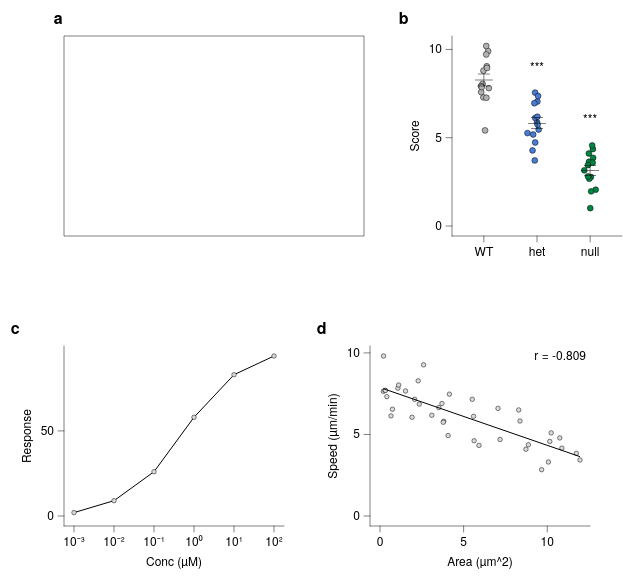

The specification (Vega-Lite) saved for this image:
### Vega-Lite specification from a JSON file in a GitHub repository (floating-point values rounded to 4 significant figures)
{"background": null, "config": {"arc": {"fill": "#DBDBDB", "fillOpacity": 1.0, "innerRadius": 25.0, "padAngle": 0.03, "stroke": "black", "strokeOpacity": 1, "strokeWidth": 0.25}, "area": {"fill": "#DBDBDB", "fillOpacity": 1.0, "stroke": "black", "strokeOpacity": 1, "strokeWidth": 0.25}, "axis": {"domain": true, "domainCap": "round", "domainColor": "black", "domainWidth": 0.25, "grid": false, "gridCap": "round", "gridColor": "#F1F1F1", "gridDash": [0, 0], "gridOpacity": 1.0, "gridWidth": 0.25, "labelColor": "black", "labelFont": "Helvetica Neue, HelveticaNeue, Helvetica, Arial, sans-serif", "labelFontSize": 6, "labelFontStyle": "normal", "labelFontWeight": 400, "offset": 0, "ticks": true, "tickCap": "round", "tickColor": "black", "tickRound": false, "tickSize": 3, "tickWidth": 0.25, "titleColor": "black", "titleFont": "Helvetica Neue, HelveticaNeue, Helvetica, Arial, sans-serif", "titleFontSize": 6, "titleFontStyle": "normal", "titleFontWeight": 400}, "axisX": {"domain": true, "labelAlign": "center", "labelAngle": 0, "labels": true, "ticks": true, "translate": 0}, "axisY": {"domain": true, "labelAlign": "right", "labelAngle": 0, "labels": true, "ticks": true, "translate": 0}, "axisRight": {"domain": true, "labelAlign": "left", "labelAngle": 0, "labels": true, "ticks": true, "translate": 0}, "axisTop": {"domain": true, "labelAlign": "center", "labelAngle": 0, "labels": true, "ticks": true, "translate": 0}, "axisBand": {"tickOffset": 0}, "bar": {"fill": "#DBDBDB", "fillOpacity": 1.0, "stroke": "black", "strokeOpacity": 1, "strokeWidth": 0.25}, "boxplot": {"size": 9.0, "ticks": {"cornerRadius": 0.25, "fill": "black", "opacity": 1, "size": 4.5, "thickness": 0.25}, "box": {"fillOpacity": 1.0, "stroke": "black", "strokeOpacity": 1, "strokeWidth": 0.25}, "median": {"cornerRadius": 0, "fill": "black", "fillOpacity": 1.0, "opacity": 1, "size": 9.0, "thickness": 0.25}, "rule": {"fill": "black", "fillOpacity": 1.0, "size": 10.0, "stroke": "black", "strokeDash": [0, 0], "strokeOpacity": 1, "strokeWidth": 0.25}, "outliers": {"color": "black", "fill": "black", "fillOpacity": 1.0, "size": 0, "stroke": "black", "strokeOpacity": 1, "strokeWidth": 0.25}}, "circle": {"fill": "black", "fillOpacity": 1.0, "size": 1.25, "stroke": null, "strokeOpacity": 1, "strokeWidth": 0.25}, "errorband": {"band": {"fillOpacity": 0.6, "stroke": null, "strokeWidth": 0.25, "strokeOpacity": 1}, "borders": {"opacity": 0, "strokeOpacity": 1, "strokeWidth": 0.25}}, "errorbar": {"opacity": 1, "rule": {"strokeDash": [0, 0], "strokeWidth": 0.25}, "ticks": {"color": "black", "cornerRadius": 0.125, "opacity": 1, "size": 6.0, "thickness": 0.25}, "thickness": 0.25}, "font": "Helvetica Neue, HelveticaNeue, Helvetica, Arial, sans-serif", "geoshape": {"fill": "#DBDBDB", "fillOpacity": 1.0, "stroke": "black", "strokeOpacity": 1, "strokeWidth": 0.25}, "header": {"labelColor": "black", "labelFont": "Helvetica Neue, HelveticaNeue, Helvetica, Arial, sans-serif", "labelFontSize": 6, "labelFontStyle": "normal", "labelFontWeight": 400, "titleColor": "black", "titleFont": "Helvetica Neue, HelveticaNeue, Helvetica, Arial, sans-serif", "titleFontSize": 6, "titleFontStyle": "normal", "titleFontWeight": 400, "titlePadding": 0}, "legend": {"disable": false, "offset": 4.5, "titlePadding": 4, "labelOffset": 2, "gradientLabelOffset": 2, "columnPadding": 4, "rowPadding": 2, "gradientLength": 50.0, "gradientThickness": 5.0, "gradientOpacity": 1.0, "gradientStrokeColor": "black", "gradientStrokeWidth": 0.25, "labelColor": "black", "labelFont": "Helvetica Neue, HelveticaNeue, Helvetica, Arial, sans-serif", "labelFontSize": 6, "labelFontStyle": "normal", "labelFontWeight": 400, "strokeColor": "black", "strokeWidth": 0, "symbolSize": 36, "symbolStrokeColor": "black", "symbolStrokeWidth": 0.25, "titleColor": "black", "titleFont": "Helvetica Neue, HelveticaNeue, Helvetica, Arial, sans-serif", "titleFontSize": 6, "titleFontStyle": "normal", "titleFontWeight": 400}, "line": {"color": "black", "stroke": "black", "strokeCap": "butt", "strokeDash": [0, 0], "strokeOpacity": 1, "strokeWidth": 0.5}, "point": {"filled": true, "fill": "#DBDBDB", "fillOpacity": 1.0, "size": 5.0, "stroke": "black", "strokeOpacity": 1, "strokeWidth": 0.25}, "range": {"category": ["#B2B2B2", "#4A7CD3", "#008542", "#664CAF", "#509F98", "#636363", "#284F93", "#005226", "#382864", "#285753"], "diverging": {"scheme": ["#443E60", "#5F597E", "#7C759B", "#9994B6", "#B7B4CC", "#D6D5DC", "#F6F6F6", "#D1DAD9", "#A4C2BF", "#7AA9A4", "#578E89", "#37736E", "#1B5954"]}, "heatmap": {"scheme": ["#440154", "#472270", "#433E82", "#38598C", "#2C728E", "#238A8D", "#24A086", "#39B578", "#5DC862", "#96D646", "#CAE02D", "#FDE724"]}, "ordinal": {"scheme": ["#F1F1F1", "#DBDBDB", "#C6C6C6", "#B2B2B2", "#9D9D9D", "#898989", "#767676", "#636363", "#515151", "#404040", "#2F2F2F", "#1F1F1F"]}, "ramp": {"scheme": ["#440154", "#472270", "#433E82", "#38598C", "#2C728E", "#238A8D", "#24A086", "#39B578", "#5DC862", "#96D646", "#CAE02D", "#FDE724"]}}, "rule": {"color": "black", "stroke": "black", "strokeCap": "round", "strokeDash": [2, 2], "strokeOpacity": 1, "strokeWidth": 0.25}, "scale": {"barBandPaddingInner": 0.1, "rectBandPaddingInner": 0, "tickBandPaddingInner": 0.1, "bandPaddingOuter": 0.1, "bandWithNestedOffsetPaddingInner": 0.2, "bandWithNestedOffsetPaddingOuter": 0.2, "offsetBandPaddingInner": 0, "offsetBandPaddingOuter": 0, "continuousPadding": 5.0, "round": false}, "rect": {"fill": "#DBDBDB", "fillOpacity": 1.0, "stroke": "black", "strokeOpacity": 1, "strokeWidth": 0.25}, "square": {"fill": "#DBDBDB", "fillOpacity": 1.0, "size": 10.0, "stroke": "black", "strokeOpacity": 1, "strokeWidth": 0.25}, "text": {"color": "black", "font": "Helvetica Neue, HelveticaNeue, Helvetica, Arial, sans-serif", "fontSize": 6, "fontStyle": "normal", "fontWeight": 400}, "tick": {"color": "black", "cornerRadius": 0.125, "opacity": 1.0, "size": 9.0, "thickness": 0.25}, "title": {"anchor": "middle", "frame": "group", "color": "black", "font": "Helvetica Neue, HelveticaNeue, Helvetica, Arial, sans-serif", "fontSize": 6, "fontStyle": "normal", "fontWeight": 400, "subtitleColor": "black", "subtitleFont": "Helvetica Neue, HelveticaNeue, Helvetica, Arial, sans-serif", "subtitleFontSize": 6, "subtitleFontStyle": "normal", "subtitleFontWeight": 400}, "trail": {"color": "black", "opacity": 1, "size": 0.5}, "view": {"continuousWidth": 100, "continuousHeight": 100, "discreteWidth": 100, "discreteHeight": 100, "fill": null, "stroke": null, "strokeWidth": 0.25}}, "vconcat": [{"hconcat": [{"vconcat": [{"mark": {"type": "point", "opacity": 0}, "height": 100, "name": "__dsfigure_blank_1", "view": {"fill": "white", "stroke": "black", "strokeDash": [0, 0], "strokeWidth": 0.25}, "width": 150}], "data": {"values": [{"__dysonsphere__": 1}]}, "name": "__dsfigure_label_1", "title": {"text": "a", "anchor": "start", "dx": -5, "dy": 0, "fontSize": 8, "fontWeight": 700, "frame": "bounds"}}, {"vconcat": [{"layer": [{"data": {"name": "data-1cf6b21261ba260b8a5f35144bc8ea1c"}, "mark": {"type": "circle", "opacity": 1.0, "size": 8.5, "stroke": "black", "strokeOpacity": 1, "strokeWidth": 0.25}, "encoding": {"color": {"field": "genotype", "legend": null, "scale": {"domain": ["WT", "het", "null"]}, "sort": ["WT", "het", "null"], "title": null, "type": "nominal"}, "x": {"axis": {}, "field": "genotype", "scale": {"domain": ["WT", "het", "null"]}, "sort": ["WT", "het", "null"], "title": null, "type": "nominal"}, "xOffset": {"field": "jitter_x", "scale": {"domain": [-4.756, 4.756], "range": [5.869, 15.38]}, "type": "quantitative"}, "y": {"field": "value", "title": "Score", "type": "quantitative", "scale": {"nice": false}}}}, {"data": {"name": "data-179ce15e0838628223aaa660ed5f4d87"}, "mark": {"type": "errorbar"}, "encoding": {"x": {"axis": {}, "field": "genotype", "scale": {"domain": ["WT", "het", "null"]}, "sort": ["WT", "het", "null"], "title": null, "type": "nominal"}, "y": {"field": "__mean", "title": "Score", "type": "quantitative", "scale": {"nice": false}}, "yError": {"field": "__error"}}}, {"data": {"name": "data-179ce15e0838628223aaa660ed5f4d87"}, "mark": {"type": "tick"}, "encoding": {"x": {"axis": {}, "field": "genotype", "scale": {"domain": ["WT", "het", "null"]}, "sort": ["WT", "het", "null"], "title": null, "type": "nominal"}, "y": {"field": "__mean", "title": "Score", "type": "quantitative", "scale": {"nice": false}}}}, {"layer": [{"data": {"values": [{"y": 7.554, "label": "***", "__dysonsphere__": 1}]}, "mark": {"type": "text", "align": "center", "baseline": "bottom", "dy": -10.0, "fontSize": 6}, "encoding": {"text": {"field": "label", "type": "nominal"}, "x": {"value": 42.5}, "y": {"field": "y", "type": "quantitative", "scale": {"nice": false}}}}, {"data": {"values": [{"y": 4.56, "label": "***", "__dysonsphere__": 1}]}, "mark": {"type": "text", "align": "center", "baseline": "bottom", "dy": -10.0, "fontSize": 6}, "encoding": {"text": {"field": "label", "type": "nominal"}, "x": {"value": 69.06}, "y": {"field": "y", "type": "quantitative", "scale": {"nice": false}}}}], "name": "__dysonsphere_62b8b2c6566a548c_9"}], "height": 100, "width": 85}], "name": "__dsfigure_label_2", "title": {"text": "b", "anchor": "start", "dx": -5, "dy": 0, "fontSize": 8, "fontWeight": 700, "frame": "bounds"}}], "resolve": {"scale": {"color": "independent"}}, "spacing": 16}, {"hconcat": [{"vconcat": [{"mark": {"type": "line", "point": true}, "encoding": {"x": {"axis": {"labelExpr": "round(log(datum.value) / log(10)) < 0 ? '10⁻' + (abs(round(log(datum.value) / log(10))) >= 10 ? '⁰¹²³⁴⁵⁶⁷⁸⁹'[floor(abs(round(log(datum.value) / log(10)))/10)] + '⁰¹²³⁴⁵⁶⁷⁸⁹'[abs(round(log(datum.value) / log(10)))%10] : '⁰¹²³⁴⁵⁶⁷⁸⁹'[abs(round(log(datum.value) / log(10)))]) : '10' + (abs(round(log(datum.value) / log(10))) >= 10 ? '⁰¹²³⁴⁵⁶⁷⁸⁹'[floor(abs(round(log(datum.value) / log(10)))/10)] + '⁰¹²³⁴⁵⁶⁷⁸⁹'[abs(round(log(datum.value) / log(10)))%10] : '⁰¹²³⁴⁵⁶⁷⁸⁹'[abs(round(log(datum.value) / log(10)))])", "values": [0.001, 0.01, 0.1, 1.0, 10.0, 100.0]}, "field": "conc", "scale": {"type": "log", "nice": false}, "title": "Conc (µM)", "type": "quantitative"}, "y": {"field": "signal", "title": "Response", "type": "quantitative", "scale": {"nice": false}}}, "height": 90, "width": 110}], "data": {"name": "data-98a1b623588831d152ce1e3d7ed61198"}, "name": "__dsfigure_label_3", "title": {"text": "c", "anchor": "start", "dx": -5, "dy": 0, "fontSize": 8, "fontWeight": 700, "frame": "bounds"}}, {"vconcat": [{"layer": [{"data": {"name": "data-fbda82c11a41e84114bb82f904352c14"}, "mark": {"type": "point", "filled": true}, "encoding": {"x": {"field": "area", "title": "Area (µm^2)", "type": "quantitative", "scale": {"nice": false}}, "y": {"field": "speed", "title": "Speed (µm/min)", "type": "quantitative", "scale": {"nice": false}}}}, {"layer": [{"data": {"name": "data-7cf9040398505750cb28d6ecdef243c4"}, "mark": {"type": "line"}, "encoding": {"x": {"field": "area", "type": "quantitative", "scale": {"nice": false}}, "y": {"field": "speed", "type": "quantitative", "scale": {"nice": false}}}}, {"data": {"values": [{"__dysonsphere__": 1}]}, "mark": {"type": "text", "align": "right", "angle": 0, "baseline": "top", "dx": 0, "dy": 0, "fontSize": 6, "opacity": 1.0}, "encoding": {"text": {"value": "r = -0.809"}, "x": {"value": 108}, "y": {"value": 2}}}], "name": "__dysonsphere_5adfeca5bce21ded_10"}], "height": 90, "width": 110}], "name": "__dsfigure_label_4", "title": {"text": "d", "anchor": "start", "dx": -5, "dy": 0, "fontSize": 8, "fontWeight": 700, "frame": "bounds"}}], "resolve": {"scale": {"color": "independent"}}, "spacing": 16}], "resolve": {"scale": {"color": "independent"}}, "spacing": 32, "$schema": "https://vega.github.io/schema/vega-lite/v6.4.1.json", "datasets": {"data-1cf6b21261ba260b8a5f35144bc8ea1c": [{"genotype": "WT", "value": 8.048, "jitter_x": -0.6474}, {"genotype": "WT", "value": 9.904, "jitter_x": 2.127}, {"genotype": "WT", "value": 9.715, "jitter_x": 1.156}, {"genotype": "WT", "value": 7.286, "jitter_x": -0.2386}, {"genotype": "WT", "value": 7.583, "jitter_x": -1.34}, {"genotype": "WT", "value": 7.262, "jitter_x": 1.255}, {"genotype": "WT", "value": 8.798, "jitter_x": -0.2087}, {"genotype": "WT", "value": 7.922, "jitter_x": -1.438}, {"genotype": "WT", "value": 9.046, "jitter_x": 1.447}, {"genotype": "WT", "value": 5.414, "jitter_x": 0.6067}, {"genotype": "WT", "value": 10.19, "jitter_x": 1.191}, {"genotype": "WT", "value": 7.865, "jitter_x": -1.102}, {"genotype": "WT", "value": 8.953, "jitter_x": 1.567}, {"genotype": "WT", "value": 7.809, "jitter_x": 2.503}, {"genotype": "het", "value": 5.869, "jitter_x": 0.04581}, {"genotype": "het", "value": 7.048, "jitter_x": 0.1885}, {"genotype": "het", "value": 7.554, "jitter_x": -0.95}, {"genotype": "het", "value": 6.116, "jitter_x": -0.8652}, {"genotype": "het", "value": 6.186, "jitter_x": 0.1846}, {"genotype": "het", "value": 7.36, "jitter_x": 0.5259}, {"genotype": "het", "value": 5.182, "jitter_x": -1.912}, {"genotype": "het", "value": 4.28, "jitter_x": -2.228}, {"genotype": "het", "value": 6.953, "jitter_x": -1.297}, {"genotype": "het", "value": 5.461, "jitter_x": 0.8293}, {"genotype": "het", "value": 3.712, "jitter_x": -1.112}, {"genotype": "het", "value": 5.26, "jitter_x": -4.756}, {"genotype": "het", "value": 5.745, "jitter_x": 0.3045}, {"genotype": "het", "value": 4.73, "jitter_x": -0.9077}, {"genotype": "null", "value": 1.011, "jitter_x": 0.06974}, {"genotype": "null", "value": 3.151, "jitter_x": -2.93}, {"genotype": "null", "value": 4.356, "jitter_x": 1.409}, {"genotype": "null", "value": 2.774, "jitter_x": 0.3796}, {"genotype": "null", "value": 2.059, "jitter_x": 2.789}, {"genotype": "null", "value": 3.639, "jitter_x": -0.5428}, {"genotype": "null", "value": 4.104, "jitter_x": -0.631}, {"genotype": "null", "value": 2.68, "jitter_x": -0.4181}, {"genotype": "null", "value": 3.863, "jitter_x": 1.519}, {"genotype": "null", "value": 4.56, "jitter_x": 1.033}, {"genotype": "null", "value": 2.81, "jitter_x": -1.089}, {"genotype": "null", "value": 1.961, "jitter_x": 0.5076}, {"genotype": "null", "value": 3.587, "jitter_x": 1.274}, {"genotype": "null", "value": 3.447, "jitter_x": -1.127}], "data-179ce15e0838628223aaa660ed5f4d87": [{"genotype": "WT", "__mean": 8.271, "__error": 0.3394, "__dysonsphere__": 1}, {"genotype": "het", "__mean": 5.818, "__error": 0.3079, "__dysonsphere__": 1}, {"genotype": "null", "__mean": 3.143, "__error": 0.2676, "__dysonsphere__": 1}], "data-98a1b623588831d152ce1e3d7ed61198": [{"conc": 0.001, "signal": 2}, {"conc": 0.01, "signal": 9}, {"conc": 0.1, "signal": 26}, {"conc": 1.0, "signal": 58}, {"conc": 10.0, "signal": 83}, {"conc": 100.0, "signal": 94}], "data-fbda82c11a41e84114bb82f904352c14": [{"area": 4.149, "speed": 7.472}, {"area": 5.627, "speed": 4.614}, {"area": 10.87, "speed": 4.161}, {"area": 8.368, "speed": 5.824}, {"area": 4.072, "speed": 4.932}, {"area": 0.2025, "speed": 7.647}, {"area": 1.918, "speed": 6.055}, {"area": 11.96, "speed": 3.437}, {"area": 5.517, "speed": 7.156}, {"area": 8.292, "speed": 6.504}, {"area": 0.656, "speed": 6.137}, {"area": 0.4086, "speed": 7.319}, {"area": 10.15, "speed": 4.573}, {"area": 7.055, "speed": 6.6}, {"area": 3.705, "speed": 6.897}, {"area": 3.809, "speed": 5.805}, {"area": 1.071, "speed": 7.839}, {"area": 2.072, "speed": 7.156}, {"area": 0.295, "speed": 7.699}, {"area": 10.07, "speed": 3.311}, {"area": 5.596, "speed": 6.11}, {"area": 1.526, "speed": 7.667}, {"area": 8.871, "speed": 4.368}, {"area": 2.348, "speed": 6.861}, {"area": 0.743, "speed": 6.546}, {"area": 7.181, "speed": 4.69}, {"area": 10.75, "speed": 4.786}, {"area": 0.3233, "speed": 7.699}, {"area": 9.662, "speed": 2.84}, {"area": 2.282, "speed": 8.288}, {"area": 1.115, "speed": 8.031}, {"area": 0.2155, "speed": 9.811}, {"area": 3.516, "speed": 6.65}, {"area": 8.725, "speed": 4.095}, {"area": 5.918, "speed": 4.33}, {"area": 10.24, "speed": 5.097}, {"area": 2.607, "speed": 9.27}, {"area": 3.782, "speed": 5.748}, {"area": 3.098, "speed": 6.179}, {"area": 11.74, "speed": 3.841}], "data-7cf9040398505750cb28d6ecdef243c4": [{"area": 0.2025, "speed": 7.806, "__dysonsphere__": 1}, {"area": 11.96, "speed": 3.64, "__dysonsphere__": 1}]}}
